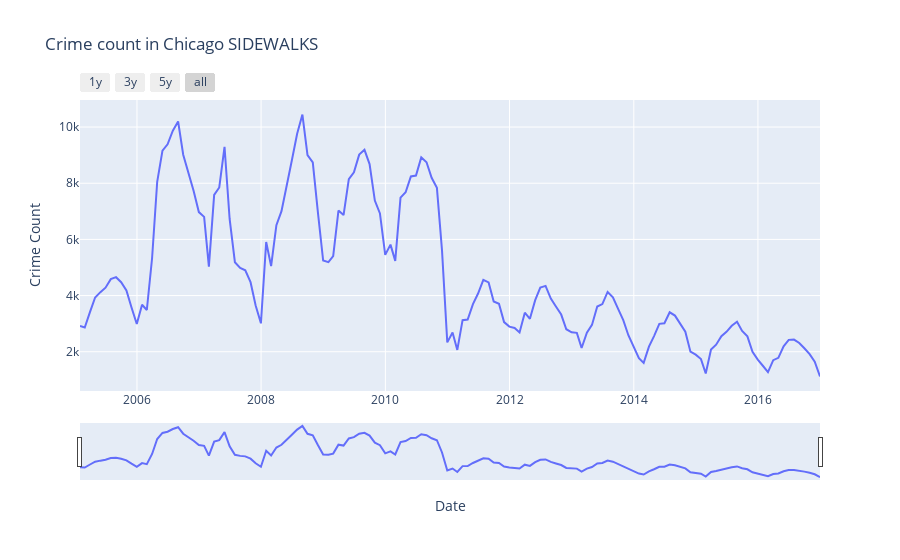

The code cell stored with this chart in its notebook:
### Code cell
# plot interactive slider chart
fig = px.line(ts_df_sidewalk, x='Date',y='Crime Count', title= 'Crime count in Chicago SIDEWALKS')

fig.update_xaxes(
rangeslider_visible =True,
rangeselector=dict(
        buttons=list([
                dict(count=1,label="1y",step="year",stepmode="backward"),
                dict(count=2,label="3y",step="year",stepmode="backward"),
                dict(count=3,label="5y",step="year",stepmode="backward"),
                dict(step="all")
                    ])
                )
                )
fig.show()

### Figure 1 — Plotly figure (JSON) as saved in the notebook; plotly's stock layout.template omitted (floating-point values rounded to 4 significant figures; data arrays with more than 128 entries replaced by an {"elided": "..."} marker saying what was removed)
{"data": [{"hovertemplate": "Date=%{x}<br>Crime Count=%{y}<extra></extra>", "legendgroup": "", "line": {"color": "#636efa", "dash": "solid"}, "marker": {"symbol": "circle"}, "mode": "lines", "name": "", "orientation": "v", "showlegend": false, "type": "scatter", "x": {"elided": "144 str values"}, "xaxis": "x", "y": {"elided": "144 int values"}, "yaxis": "y"}], "layout": {"legend": {"tracegroupgap": 0}, "title": {"text": "Crime count in Chicago SIDEWALKS"}, "xaxis": {"anchor": "y", "domain": [0, 1], "rangeselector": {"buttons": [{"count": 1, "label": "1y", "step": "year", "stepmode": "backward"}, {"count": 2, "label": "3y", "step": "year", "stepmode": "backward"}, {"count": 3, "label": "5y", "step": "year", "stepmode": "backward"}, {"step": "all"}]}, "rangeslider": {"visible": true}, "title": {"text": "Date"}}, "yaxis": {"anchor": "x", "domain": [0, 1], "title": {"text": "Crime Count"}}}}
